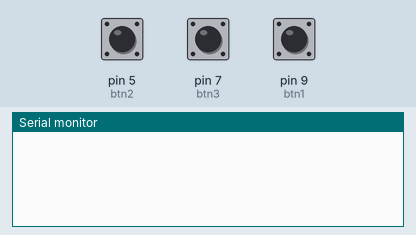
This sketch was run on a simulated Arduino Uno, built with avr-gcc and run on an emulated ATmega328P. Parts: the last lines printed to the serial monitor. Inputs (shaded band) come from the test bench; at power-on: pin 5 (btn2) LOW, pin 7 (btn3) LOW, pin 9 (btn1) LOW.

Above: at 2.3 s.
2.4 s: pin 5 (btn2) pulled HIGH for 0.65 s
At 3.9 s:
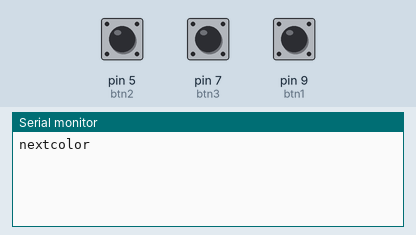
4.5 s: pin 7 (btn3) pulled HIGH for 0.65 s
At 5.5 s:
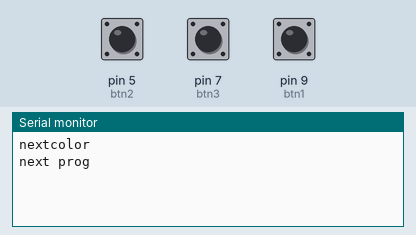
6.6 s: pin 9 (btn1) pulled HIGH for 0.65 s
At 7.1 s:
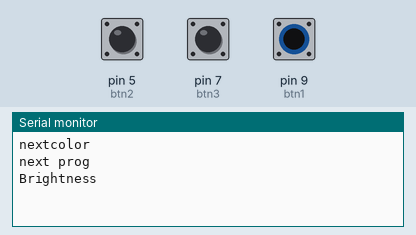

Measured:
- after the input at 2.4 s, the serial monitor: prints a new line after 0.10 s (image 1)
- after the input at 4.5 s, the serial monitor: prints a new line after 0.10 s (image 2)
- after the input at 6.6 s, the serial monitor: prints a new line after 0.10 s (image 3)

The sketch:

sketch_apr14c.ino
```cpp
int btn1 = 9;
int btn2 = 5;
int btn3 = 7;
int brightness = 0;

void setup()
{
pinMode(btn1, INPUT);
pinMode(btn2, INPUT);
pinMode(btn3, INPUT);

  Serial.begin(9600);
}

void loop()
{

  delay(500);
if(digitalRead(btn1)==1){
  if (brightness == 100 )
  {brightness = 0;}
  else{
  brightness +=10;
  }
  Serial.println("Brightness");

  delay(100);
  }

  if(digitalRead(btn2)==1){
   Serial.println("nextcolor");

  delay(100);
  }
  if(digitalRead(btn3)==1)
  {
  Serial.println("next prog");

  delay(100);
  }

}
```
